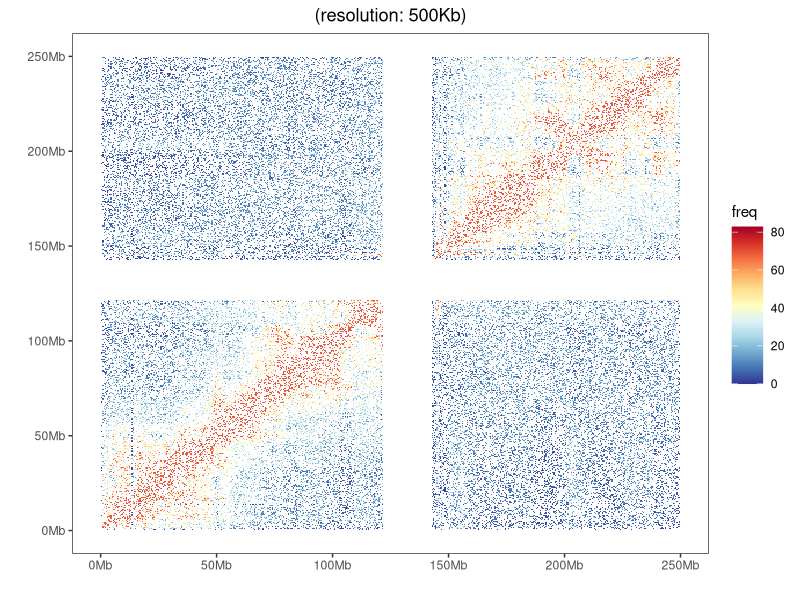

Write the R code that produced this figure.
## ---- chunk 1
# Install packages
if (!requireNamespace("ggplot2", quietly = TRUE)) {
  install.packages("ggplot2")
}
if (!requireNamespace("RColorBrewer", quietly = TRUE)) {
  install.packages("RColorBrewer")
}

# Load packages
library(ggplot2)
library(RColorBrewer)
## ---- chunk 2
# Load data
data <- read.delim("files/Hiplot/087-hic-heatmap-data.txt", header = T)

# View data
head(data)
## ---- chunk 3
#| label: fig-1hic-heatmap
#| fig-cap: "Hi-C Heatmap"
#| out.width: "95%"
#| fig-height: 5
#| fig-width: 6.5
#| warning: false
#| error: false
#| message: false

# Hi-C Heatmap
## Calculate the number of bins
bins_num <- max(data$index_bin1) + 1
## Set the resolution of HiC data
resolution <- 500
res <- resolution * 1000
# Set the separation unit to 50Mb
intervals <- 50
spacing <- intervals * 1000000
## Count the number of breaks
breaks_num <- (res * bins_num) / spacing
## Set breaks
breaks <- c()
for (i in 0:breaks_num) {
  breaks <- c(breaks, i * intervals)
}

p <- ggplot(data = data, aes(x = index_bin1 * res, y = index_bin2 * res)) +
  geom_tile(aes(fill = freq)) +
  scale_fill_gradientn(
    colours = colorRampPalette(rev(brewer.pal(11,"RdYlBu")))(500),
    limits = c(0, max(data$freq) * 1.2)
  ) +
  scale_y_reverse() +
  scale_x_continuous(breaks = breaks * 1000000, labels = paste0(breaks, "Mb")) +
  scale_y_continuous(breaks = breaks * 1000000, labels = paste0(breaks, "Mb")) +
  theme(panel.grid = element_blank(), axis.title = element_blank()) +
  labs(title = paste0("(resolution: ", res / 1000, "Kb)"), x="", y="") +
  theme_bw() +
  theme(plot.title = element_text(hjust = 0.5),
        legend.position = "right", legend.key.size = unit(0.8, "cm"),
        panel.grid = element_blank())

p
